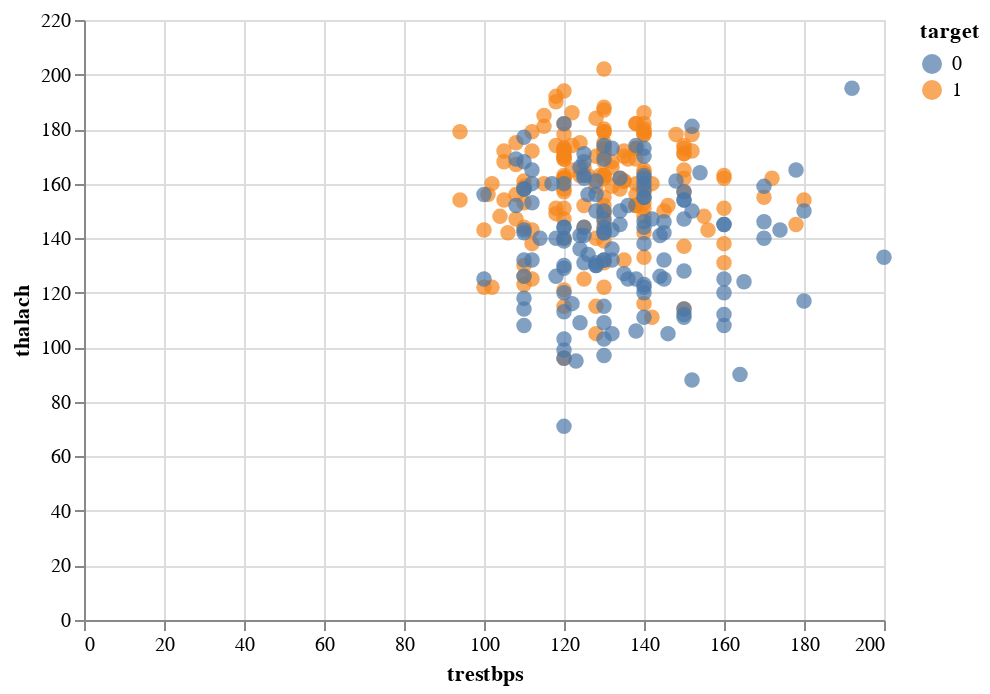

Write notebook code for a chart like this one.
### Code cell
alt.Chart(heart).mark_circle(size=60, opacity=0.7).encode(
              alt.X('trestbps:Q'),
              alt.Y('thalach:Q'),
              alt.Color('target:N')
)

### Figure 1 — Vega-Lite specification as saved in the notebook (floating-point values rounded to 4 significant figures; data arrays with more than 128 entries replaced by an {"elided": "..."} marker saying what was removed)
{"$schema": "https://vega.github.io/schema/vega-lite/v3.4.0.json", "config": {"mark": {"tooltip": null}, "view": {"height": 300, "width": 400}}, "data": {"name": "data-a24de27fcaca3464660850dd7c56a142"}, "datasets": {"data-a24de27fcaca3464660850dd7c56a142": {"elided": "303 records"}}, "encoding": {"color": {"field": "target", "type": "nominal"}, "x": {"field": "trestbps", "type": "quantitative"}, "y": {"field": "thalach", "type": "quantitative"}}, "mark": {"opacity": 0.7, "size": 60, "type": "circle"}}
